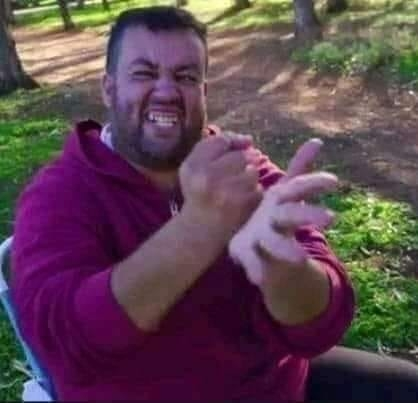
#> input picture Photos/test.jpg, 418 x 403 px
$ python gradients.py
#> lines starting #> are read from the running program, lines starting #| are printed output that depends on the picture; after the words box and inside, x2 and y2 are one past the last pixel; in counts of white or black regions, pixels touching at a corner belong together
import cv2 as cv
import numpy as np
# Read image
img = cv.imread('Photos/test.jpg')
#> img is the input picture: shape (403, 418, 3); mean B, G, R 80.9, 69.1, 93.4
cv.imshow('test', img)
#converting img to grayscale
gray = cv.cvtColor(img,cv.COLOR_RGB2GRAY)
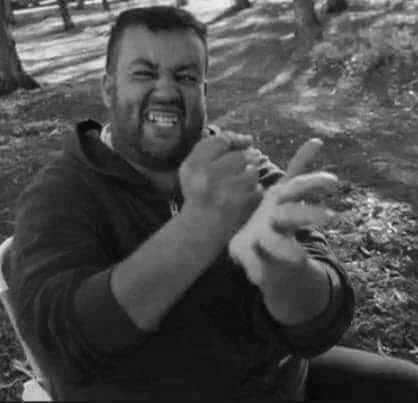
#> gray: shape (403, 418); min 3, max 242, mean 75.4
cv.imshow('Gray', gray)
#Laplacian
lap = cv.Laplacian(gray,cv.CV_64F)
lap = np.uint8(np.absolute(lap))
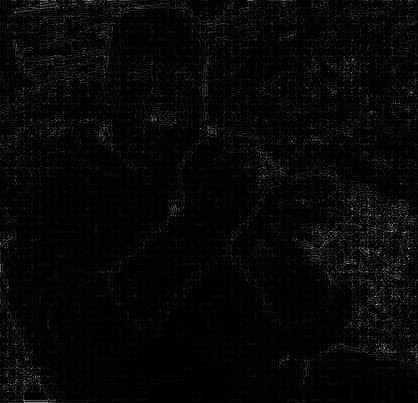
#> lap: shape (403, 418); min 0, max 180, mean 7
cv.imshow('Laplacian', lap)
#Sobel
sobelx = cv.Sobel(gray,cv.CV_64F,1,0)
sobely = cv.Sobel(gray,cv.CV_64F,0,1)
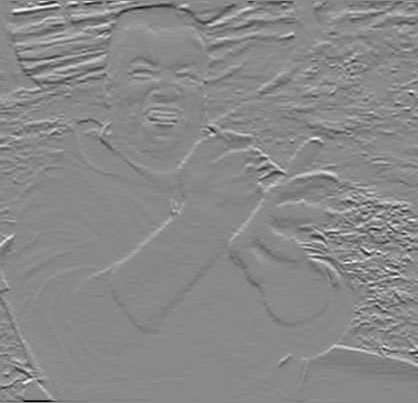
#> sobely: shape (403, 418) float64; min -604, max 515, mean -2.3; drawn with min black and max white
combined_sobel = cv.bitwise_or(sobelx,sobely)
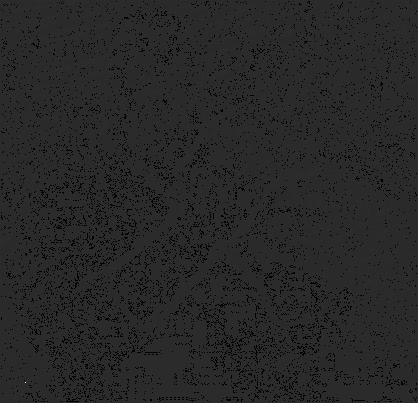
#> combined_sobel: shape (403, 418) float64; 7.26% of the values are NaN or infinite; the others: min -13184, max 64448, mean -60.65; drawn with min black, max white, NaN and infinite black
cv.imshow('Sobelx', sobelx)
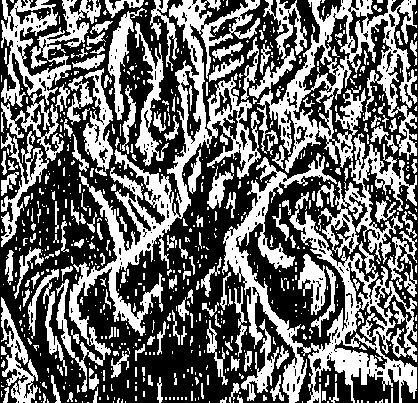
#> window 'Sobelx': shape (403, 418); 41.7% white; 761 white regions (574 under 20 px), largest, box (x1, y1, x2, y2) and area: (56, 0, 261, 392) 12606, (222, 153, 417, 403) 11839, (257, 0, 417, 173) 8778
cv.imshow('Sobely', sobely)
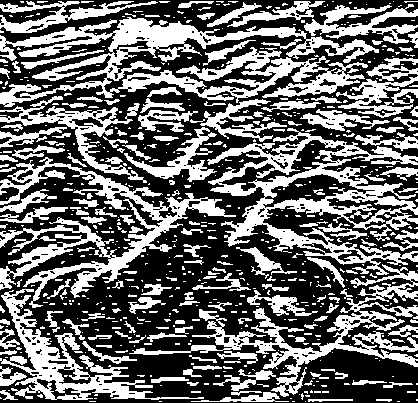
#> window 'Sobely': shape (403, 418); 41.2% white; 651 white regions (479 under 20 px), largest, box (x1, y1, x2, y2) and area: (0, 17, 379, 107) 12133, (207, 128, 418, 275) 9418, (0, 157, 236, 308) 7262
cv.imshow('combined_sobel', combined_sobel)
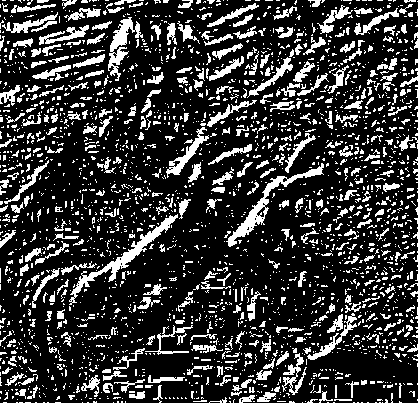
#> window 'combined_sobel': shape (403, 418); 21.2% white; 2512 white regions (2123 under 20 px), largest, box (x1, y1, x2, y2) and area: (69, 214, 178, 305) 1127, (226, 163, 324, 247) 1028, (108, 17, 143, 81) 731


cv.waitKey(0)
